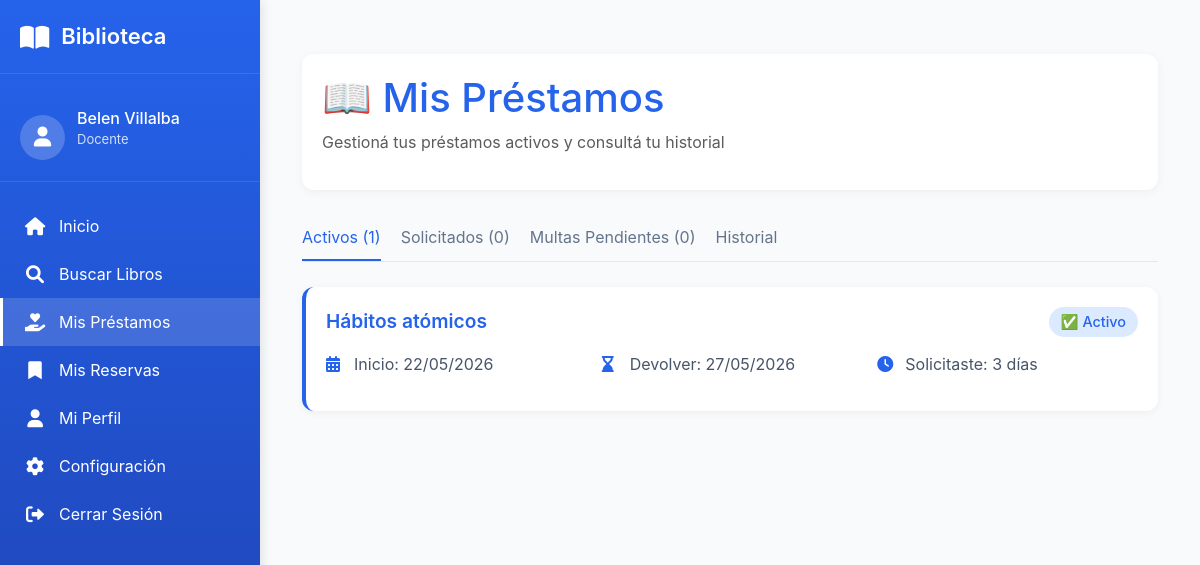
Page /mis-prestamos/ (signed in) on the committed database.
### usuario/models.py (models this page shows, shortened)
class Socio(models.Model):
    TIPO_USUARIO_CHOICES = [
        ('estudiante', 'Estudiante'),
        ('docente', 'Docente'),
        ('administrativo', 'Administrativo'),
        ('externo', 'Externo'),
    ]
    ESTADO_SOCIO_CHOICES = [
        ('activo', 'Activo'),
        ('moroso', 'Moroso'),
        ('inhabilitado', 'Inhabilitado'),
    ]
    user = models.OneToOneField(
        User,
        on_delete=models.CASCADE,
        verbose_name="Usuario de Django"
    )
    cedula = models.CharField(
        max_length=20,
        unique=True,
        verbose_name="Cédula"
    )
    telefono = models.CharField(
        max_length=20,
        blank=True,
        null=True,
        verbose_name="Teléfono"
    )
    direccion = models.CharField(
        max_length=150,
        blank=True,
        null=True,
        verbose_name="Dirección"
    )
    carrera = models.CharField(
        max_length=100,
        blank=True,
        null=True,
        verbose_name="Carrera/Profesión"
    )
    tipo_usuario = models.CharField(
        max_length=50,
        choices=TIPO_USUARIO_CHOICES,
        verbose_name="Tipo de usuario"
    )
    estado_socio = models.CharField(
        max_length=20,
        choices=ESTADO_SOCIO_CHOICES,
        default='activo',
        verbose_name="Estado"
    )
    fecha_registro = models.DateField(
        auto_now_add=True,
        verbose_name="Fecha de registro"
    )
    nivel_acceso = models.ForeignKey(
        NivelAcceso,
        on_delete=models.PROTECT,
        verbose_name="Nivel de acceso"
    )
    class Meta:
        verbose_name = "Socio"
        verbose_name_plural = "Socios"

### prestamo/models.py (models this page shows, shortened)
class Prestamo(models.Model):
    ESTADO_PRESTAMO_CHOICES = [
        ('SOLICITADO', 'Solicitado'),
        ('ACTIVO', 'Activo'),
        ('VENCIDO', 'Vencido'),
        ('DEVUELTO', 'Devuelto'),
        ('EXTRAVIADO', 'Extraviado'),
        ('CANCELADA', 'Cancelada'),
    ]
    socio = models.ForeignKey(
        Socio,
        on_delete=models.PROTECT,
        related_name='prestamos',
        verbose_name="Socio"
    )
    ejemplar = models.ForeignKey(
        Ejemplar,
        on_delete=models.PROTECT,
        related_name='prestamos',
        verbose_name="Ejemplar"
    )
    dias_solicitados = models.IntegerField(
        verbose_name="Días solicitados",
        help_text="Cantidad de días que el usuario pidió el libro (1-5)",
        null=True,
        blank=True
    )
    fecha_prestamo = models.DateTimeField(
        auto_now_add=True,
        verbose_name="Fecha de préstamo"
    )
    fecha_vencimiento = models.DateField(
        verbose_name="Fecha de vencimiento"
    )
    fecha_devolucion_real = models.DateField(
        null=True,
        blank=True,
        verbose_name="Fecha de devolución real"
    )
    estado = models.CharField(
        max_length=20,
        choices=ESTADO_PRESTAMO_CHOICES,
        default='ACTIVO',
        verbose_name="Estado"
    )
    observaciones = models.TextField(
        blank=True,
        null=True,
        verbose_name="Observaciones"
    )
    class Meta:
        verbose_name = "Préstamo"
        verbose_name_plural = "Préstamos"
        ordering = ['-fecha_prestamo']
        indexes = [
            models.Index(fields=['estado']),
            models.Index(fields=['fecha_vencimiento']),
        ]

### catalogo/models.py (models this page shows, shortened)
class Ejemplar(models.Model):
    ESTADO_FISICO_CHOICES = [
        ('BUENO', 'Bueno'),
        ('REGULAR', 'Regular'),
        ('MALO', 'Malo'),
        ('DANADO', 'Dañado'),
        ('PERDIDO', 'Perdido'),
    ]
    DISPONIBILIDAD_CHOICES = [
        ('DISPONIBLE', 'Disponible'),
        ('PRESTADO', 'Prestado'),
        ('RESERVADO', 'Reservado'),
        ('EN_REPARACION', 'En reparación'),
    ]
    libro = models.ForeignKey(
        'Libro',
        on_delete=models.PROTECT,
        related_name='ejemplares',
        verbose_name="Libro",
        db_column='isbn_libro'
    )
    codigo_inventario = models.CharField(
        max_length=50,
        unique=True,
        verbose_name="Código de inventario"
    )
    estado_fisico = models.CharField(
        max_length=20,
        choices=ESTADO_FISICO_CHOICES,
        default='BUENO',
        verbose_name="Estado físico"
    )
    disponibilidad = models.CharField(
        max_length=20,
        choices=DISPONIBILIDAD_CHOICES,
        default='DISPONIBLE',
        verbose_name="Disponibilidad"
    )
    ubicacion = models.CharField(
        max_length=100,
        blank=True,
        null=True,
        verbose_name="Ubicación física",
        help_text="Ej: Estante A3, Sección 5, Sala 2, etc."
    )
    class Meta:
        db_table = 'Ejemplar'
        verbose_name = "Ejemplar"
        verbose_name_plural = "Ejemplares"
        indexes = [
            models.Index(fields=['codigo_inventario']),
            models.Index(fields=['disponibilidad']),
        ]

class Libro(models.Model):
    activo = models.BooleanField(default=True, verbose_name="Activo")
    """Libros del catálogo"""
    isbn = models.CharField(
        max_length=20,
        unique=True,
        verbose_name="ISBN"
    )
    titulo = models.CharField(
        max_length=200,
        verbose_name="Título"
    )
    anio_publicacion = models.IntegerField(
        blank=True,
        null=True,
        verbose_name="Año de publicación"
    )
    descripcion = models.TextField(
        blank=True,
        null=True,
        verbose_name="Descripción / Sinopsis",
        help_text="Breve descripción o sinopsis del libro"
    )
    editorial = models.ForeignKey(
        Editorial,
        on_delete=models.PROTECT,
        verbose_name="Editorial"
    )
    categoria = models.ForeignKey(
        Categoria,
        on_delete=models.PROTECT,
        verbose_name="Categoría"
    )
    autores = models.ManyToManyField(
        Autor,
        through='LibroAutor',
        verbose_name="Autores"
    )
    imagen = models.ImageField(
        upload_to='libros/',
        blank=True,
        null=True,
        verbose_name="Imagen de tapa"
    )
    cantidad_total = models.IntegerField(
        default=0,
        verbose_name="Total de ejemplares"
    )
    inventario_disponible = models.IntegerField(
        default=0,
        verbose_name="Ejemplares disponibles"
    )
    class Meta:
        verbose_name = "Libro"
        verbose_name_plural = "Libros"

### prestamo/views.py (the view)
# urls.py: path('mis-prestamos/', views.mis_prestamos, name='mis_prestamos'),
@login_required
def mis_prestamos(request):
    prestamos = Prestamo.objects.filter(
        socio=request.user.socio
    ).select_related('ejemplar__libro').order_by('-fecha_prestamo')
    prestamos_activos = prestamos.filter(estado='ACTIVO')
    prestamos_solicitados = prestamos.filter(estado='SOLICITADO')
    historial = prestamos.filter(estado__in=['DEVUELTO', 'EXTRAVIADO'])
    multas_pendientes = Multa.objects.filter(
        prestamo__socio=request.user.socio,
        estado='PENDIENTE'
    ).select_related('prestamo__ejemplar__libro')
    context = {
        'activos': prestamos_activos,
        'solicitados': prestamos_solicitados,
        'historial': historial,
        'multas_pendientes': multas_pendientes,  # ← Agrega esta línea
        'hoy': date.today(),
    }
    return render(request, 'prestamo/mis_prestamos.html', context)

### templates/prestamo/mis_prestamos.html (shortened to what this page needs)
{% extends 'base/menu_usuario.html' %}
{% load static %}
{% load mis_filtros %}
{% block main_content %}
<div class="container py-4">
    <div class="prestamos-header">
        <h1 style="color: var(--primary-blue);">📖 Mis Préstamos</h1>
        <p class="text-muted">Gestioná tus préstamos activos y consultá tu historial</p>
    </div>
    <div class="tab-prestamos">
        <div class="tab-item active" onclick="cambiarTab('activos')">Activos ({{ activos|length }})</div>
        <div class="tab-item" onclick="cambiarTab('solicitados')">Solicitados ({{ solicitados|length }})</div>
        <div class="tab-item" onclick="cambiarTab('multas')">Multas Pendientes ({{ multas_pendientes|length }})</div>
        <div class="tab-item" onclick="cambiarTab('historial')">Historial</div>
    </div>
    <div id="prestamos-activos">
        {% for prestamo in activos %}
            <div class="prestamo-card {% if prestamo.fecha_vencimiento < hoy %}vencido{% endif %}">
                <div class="prestamo-header">
                    <span class="prestamo-titulo">{{ prestamo.ejemplar.libro.titulo }}</span>
                    <span class="estado-badge estado-activo">
                        {% if prestamo.fecha_vencimiento < hoy %}
                            ⚠️ Vencido
                        {% else %}
                            ✅ Activo
                        {% endif %}
                    </span>
                </div>
                <div class="prestamo-detalles">
                    <div class="detalle-item">
                        <i class="fas fa-calendar-alt"></i>
                        <span>Inicio: {{ prestamo.fecha_prestamo|date:"d/m/Y" }}</span>
                    </div>
                    <div class="detalle-item">
                        <i class="fas fa-hourglass-end"></i>
                        <span>Devolver: {{ prestamo.fecha_vencimiento|date:"d/m/Y" }}</span>
                    </div>
                    <div class="detalle-item">
                        <i class="fas fa-clock"></i>
                        <span>Solicitaste: {{ prestamo.dias_solicitados }} días</span>
                    </div>
                </div>
            </div>
        {% endfor %}
    </div>
</div>
{% endblock %}

### templates/base/menu_usuario.html (shortened to what this page needs)
{% load mis_filtros %}
<!DOCTYPE html>
<html lang="es">
<head>
    <link href="https://cdn.jsdelivr.net/npm/bootstrap@5.3.0-alpha1/dist/css/bootstrap.min.css" rel="stylesheet">
    <link rel="stylesheet" href="https://cdnjs.cloudflare.com/ajax/libs/font-awesome/6.0.0/css/all.min.css">
</head>
<body>
    <div class="sidebar">
        <div class="sidebar-header">
            <div class="logo">
                <i class="fas fa-book-open"></i>
                <span>Biblioteca</span>
            </div>
        </div>
        <div class="user-info">
            <div class="user-avatar">
                <i class="fas fa-user"></i>
            </div>
            <div class="user-details">
                <h4>{{ user.first_name }} {{ user.last_name }}</h4>
                <p>{{ user.socio.tipo_usuario|title }}</p>
            </div>
        </div>
        <ul class="sidebar-menu">
            <li class="menu-item" id="menu-inicio">
                <a href="{% url 'home' %}">
                    <i class="fas fa-home"></i>
                    <span>Inicio</span>
                </a>
            </li>
            <li class="menu-item" id="menu-catalogo">
                <a href="{% url 'catalogo_lista' %}">
                    <i class="fas fa-search"></i>
                    <span>Buscar Libros</span>
                </a>
            </li>
            <li class="menu-item">
                <a href="{% url 'mis_prestamos' %}">
                    <i class="fas fa-hand-holding-heart"></i>
                    <span>Mis Préstamos</span>
                </a>
            </li>
            <li class="menu-item">
                <a href="{% url 'mis_reservas' %}">
                    <i class="fas fa-bookmark"></i>
                    <span>Mis Reservas</span>
                </a>
            </li>
            <li class="menu-item">
                <a href="{% url 'mi_perfil' %}">
                    <i class="fas fa-user"></i>
                    <span>Mi Perfil</span>
                </a>
            </li>
            <li class="menu-item">
                <a href="{% url 'configuracion' %}">
                    <i class="fas fa-cog"></i>
                    <span>Configuración</span>
                </a>
            </li>
            <li class="menu-item">
                <a href="{% url 'logout' %}">
                    <i class="fas fa-sign-out-alt"></i>
                    <span>Cerrar Sesión</span>
                </a>
            </li>
        </ul>
    </div>
    <div class="main-content">
        {% block main_content %}{% endblock %}
    </div>
</body>
</html>

### templates/base/menu_usuario.html (style rules this page uses)
:root { --primary-blue: #2563eb; --dark-blue: #1e40af; --light-blue: #dbeafe; --text-dark: #1e293b; --text-light: #64748b; --sidebar-width: 260px; }
* { margin: 0; padding: 0; box-sizing: border-box; }
body { background-color: #f8fafc; font-family: 'Inter', -apple-system, BlinkMacSystemFont, sans-serif; color: var(--text-dark); display: flex; min-height: 100vh; }
.sidebar { width: var(--sidebar-width); background: linear-gradient(180deg, var(--primary-blue), var(--dark-blue)); color: white; height: 100vh; position: fixed; padding: 20px 0; transition: all 0.3s; box-shadow: 2px 0 10px rgba(0, 0, 0, 0.1); overflow-y: auto; }
.sidebar-header { padding: 0 20px 20px; border-bottom: 1px solid rgba(255, 255, 255, 0.1); margin-bottom: 20px; }
.logo { display: flex; align-items: center; gap: 12px; font-size: 22px; font-weight: 600; }
.logo i { font-size: 26px; }
.user-info { padding: 15px 20px; display: flex; align-items: center; gap: 12px; border-bottom: 1px solid rgba(255, 255, 255, 0.1); margin-bottom: 20px; }
.user-avatar { width: 45px; height: 45px; border-radius: 50%; background: rgba(255, 255, 255, 0.2); display: flex; align-items: center; justify-content: center; font-size: 20px; }
.user-details h4 { font-size: 16px; margin-bottom: 2px; }
.user-details p { font-size: 13px; opacity: 0.8; }
.sidebar-menu { list-style: none; padding: 0; }
.menu-item { padding: 12px 20px; transition: all 0.3s; border-left: 3px solid transparent; }
.menu-item.active { background: rgba(255, 255, 255, 0.15); border-left-color: white; }
.menu-item a { color: white; text-decoration: none; display: flex; align-items: center; gap: 12px; width: 100%; }
.menu-item i { font-size: 18px; width: 24px; text-align: center; }
.main-content { flex: 1; margin-left: var(--sidebar-width); padding: 30px; width: calc(100% - var(--sidebar-width)); }

### templates/prestamo/mis_prestamos.html (style rules this page uses)
.prestamos-header { background: white; padding: 20px; border-radius: 12px; box-shadow: 0 2px 10px rgba(0,0,0,0.05); margin-bottom: 25px; }
.prestamo-card { background: white; border-radius: 12px; padding: 20px; margin-bottom: 15px; box-shadow: 0 2px 8px rgba(0,0,0,0.05); border-left: 4px solid var(--primary-blue); transition: all 0.3s; }
.prestamo-header { display: flex; justify-content: space-between; align-items: center; margin-bottom: 10px; flex-wrap: wrap; gap: 10px; }
.prestamo-titulo { font-size: 1.2rem; font-weight: 600; color: var(--primary-blue); }
.prestamo-detalles { display: grid; grid-template-columns: repeat(auto-fit, minmax(200px, 1fr)); gap: 15px; margin: 15px 0; }
.detalle-item { display: flex; align-items: center; gap: 8px; color: #475569; }
.detalle-item i { color: var(--primary-blue); width: 20px; }
.estado-badge { padding: 4px 12px; border-radius: 20px; font-size: 0.9rem; font-weight: 500; }
.estado-activo { background: #dbeafe; color: var(--primary-blue); }
.tab-prestamos { display: flex; gap: 20px; border-bottom: 1px solid #e2e8f0; margin-bottom: 25px; flex-wrap: wrap; }
.tab-item { padding: 10px 0; cursor: pointer; color: #64748b; border-bottom: 2px solid transparent; transition: all 0.3s; }
.tab-item.active { color: var(--primary-blue); border-bottom-color: var(--primary-blue); }

### rows in the picture
Prestamo: ejemplar.libro.titulo "Hábitos atómicos", shows "✅ Activo", fecha_prestamo "22/05/2026", fecha_vencimiento "27/05/2026", dias_solicitados "3"

### other values in the picture
{{ user.first_name }} "Belen"
{{ user.last_name }} "Villalba"
{{ user.socio.tipo_usuario|title }} "Docente"
{{ activos|length }} "1"
{{ solicitados|length }} "0"
{{ multas_pendientes|length }} "0"
